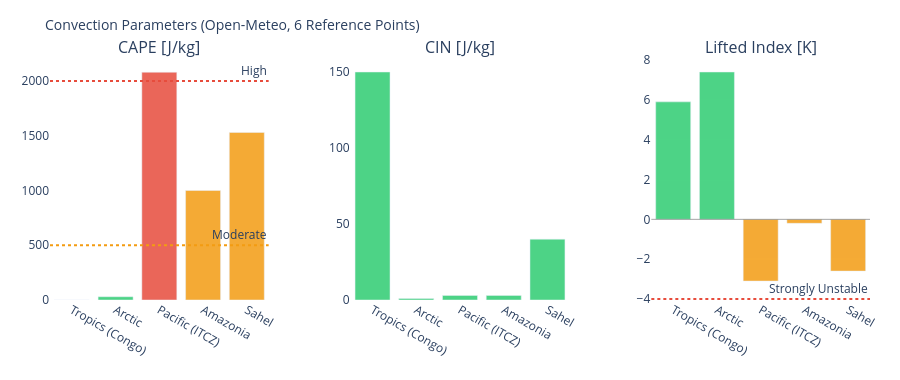

This figure's notebook cell:
### Markdown cell above
---
## 3. Visualizations

### Code cell
# ============================================================
# CAPE / CIN / LIFTED INDEX – Convection potential
# ============================================================

if not df_atm.empty:
    fig = make_subplots(
        rows=1, cols=3,
        subplot_titles=['CAPE [J/kg]', 'CIN [J/kg]', 'Lifted Index [K]'],
        horizontal_spacing=0.1
    )
    pts = df_atm['point'].tolist()
    pt_colors = ['#E85D24','#185FA5','#888780','#378ADD','#639922','#F2A623']

    # CAPE – höher = mehr Gewitterpotential
    cape_vals = df_atm['cape'].fillna(0).tolist()
    cape_colors = ['#e74c3c' if v > 2000 else '#f39c12' if v > 500 else '#2ecc71'
                   for v in cape_vals]
    fig.add_trace(go.Bar(x=pts, y=cape_vals, marker_color=cape_colors,
                         opacity=0.85, showlegend=False), row=1, col=1)
    fig.add_hline(y=2000, line_dash='dot', line_color='#e74c3c',
                  annotation_text='High', row=1, col=1)
    fig.add_hline(y=500,  line_dash='dot', line_color='#f39c12',
                  annotation_text='Moderate', row=1, col=1)

    # CIN – negativer = stärker gedeckelt (weniger Auslöse)
    cin_vals = df_atm['cin'].fillna(0).tolist()
    cin_colors = ['#e74c3c' if v < -200 else '#f39c12' if v < -50 else '#2ecc71'
                  for v in cin_vals]
    fig.add_trace(go.Bar(x=pts, y=cin_vals, marker_color=cin_colors,
                         opacity=0.85, showlegend=False), row=1, col=2)

    # Lifted Index – negativ = instabil
    li_vals = df_atm['li'].fillna(0).tolist()
    li_colors = ['#e74c3c' if v < -4 else '#f39c12' if v < 0 else '#2ecc71'
                 for v in li_vals]
    fig.add_trace(go.Bar(x=pts, y=li_vals, marker_color=li_colors,
                         opacity=0.85, showlegend=False), row=1, col=3)
    fig.add_hline(y=0, line_color='gray', line_width=0.7, row=1, col=3)
    fig.add_hline(y=-4, line_dash='dot', line_color='#e74c3c',
                  annotation_text='Strongly Unstable', row=1, col=3)

    fig.update_layout(
        title=dict(text='Convection Parameters (Open-Meteo, 6 Reference Points)', font=dict(size=14)),
        height=380, plot_bgcolor='rgba(0,0,0,0)', paper_bgcolor='rgba(0,0,0,0)',
        margin=dict(l=50, r=30, t=60, b=80)
    )
    fig.update_xaxes(tickangle=30)
    fig.show()

### Figure 1 — Plotly figure (JSON) as saved in the notebook; plotly's stock layout.template omitted (floating-point values rounded to 4 significant figures)
{"data": [{"marker": {"color": ["#2ecc71", "#2ecc71", "#e74c3c", "#f39c12", "#f39c12"]}, "opacity": 0.85, "showlegend": false, "type": "bar", "x": ["Tropics (Congo)", "Arctic", "Pacific (ITCZ)", "Amazonia", "Sahel"], "xaxis": "x", "y": [0.0, 30.0, 2080.0, 1000.0, 1530.0], "yaxis": "y"}, {"marker": {"color": ["#2ecc71", "#2ecc71", "#2ecc71", "#2ecc71", "#2ecc71"]}, "opacity": 0.85, "showlegend": false, "type": "bar", "x": ["Tropics (Congo)", "Arctic", "Pacific (ITCZ)", "Amazonia", "Sahel"], "xaxis": "x2", "y": [150.0, 1.0, 3.0, 3.0, 40.0], "yaxis": "y2"}, {"marker": {"color": ["#2ecc71", "#2ecc71", "#f39c12", "#f39c12", "#f39c12"]}, "opacity": 0.85, "showlegend": false, "type": "bar", "x": ["Tropics (Congo)", "Arctic", "Pacific (ITCZ)", "Amazonia", "Sahel"], "xaxis": "x3", "y": [5.9, 7.4, -3.1, -0.2, -2.6], "yaxis": "y3"}], "layout": {"annotations": [{"font": {"size": 16}, "showarrow": false, "text": "CAPE [J/kg]", "x": 0.1333, "xanchor": "center", "xref": "paper", "y": 1.0, "yanchor": "bottom", "yref": "paper"}, {"font": {"size": 16}, "showarrow": false, "text": "CIN [J/kg]", "x": 0.5, "xanchor": "center", "xref": "paper", "y": 1.0, "yanchor": "bottom", "yref": "paper"}, {"font": {"size": 16}, "showarrow": false, "text": "Lifted Index [K]", "x": 0.8667, "xanchor": "center", "xref": "paper", "y": 1.0, "yanchor": "bottom", "yref": "paper"}, {"showarrow": false, "text": "High", "x": 1, "xanchor": "right", "xref": "x domain", "y": 2000, "yanchor": "bottom", "yref": "y"}, {"showarrow": false, "text": "Moderate", "x": 1, "xanchor": "right", "xref": "x domain", "y": 500, "yanchor": "bottom", "yref": "y"}, {"showarrow": false, "text": "Strongly Unstable", "x": 1, "xanchor": "right", "xref": "x3 domain", "y": -4, "yanchor": "bottom", "yref": "y3"}], "height": 380, "margin": {"b": 80, "l": 50, "r": 30, "t": 60}, "paper_bgcolor": "rgba(0,0,0,0)", "plot_bgcolor": "rgba(0,0,0,0)", "shapes": [{"line": {"color": "#e74c3c", "dash": "dot"}, "type": "line", "x0": 0, "x1": 1, "xref": "x domain", "y0": 2000, "y1": 2000, "yref": "y"}, {"line": {"color": "#f39c12", "dash": "dot"}, "type": "line", "x0": 0, "x1": 1, "xref": "x domain", "y0": 500, "y1": 500, "yref": "y"}, {"line": {"color": "gray", "width": 0.7}, "type": "line", "x0": 0, "x1": 1, "xref": "x3 domain", "y0": 0, "y1": 0, "yref": "y3"}, {"line": {"color": "#e74c3c", "dash": "dot"}, "type": "line", "x0": 0, "x1": 1, "xref": "x3 domain", "y0": -4, "y1": -4, "yref": "y3"}], "title": {"font": {"size": 14}, "text": "Convection Parameters (Open-Meteo, 6 Reference Points)"}, "xaxis": {"anchor": "y", "domain": [0.0, 0.2667], "tickangle": 30}, "xaxis2": {"anchor": "y2", "domain": [0.3667, 0.6333], "tickangle": 30}, "xaxis3": {"anchor": "y3", "domain": [0.7333, 1.0], "tickangle": 30}, "yaxis": {"anchor": "x", "domain": [0.0, 1.0]}, "yaxis2": {"anchor": "x2", "domain": [0.0, 1.0]}, "yaxis3": {"anchor": "x3", "domain": [0.0, 1.0]}}}
